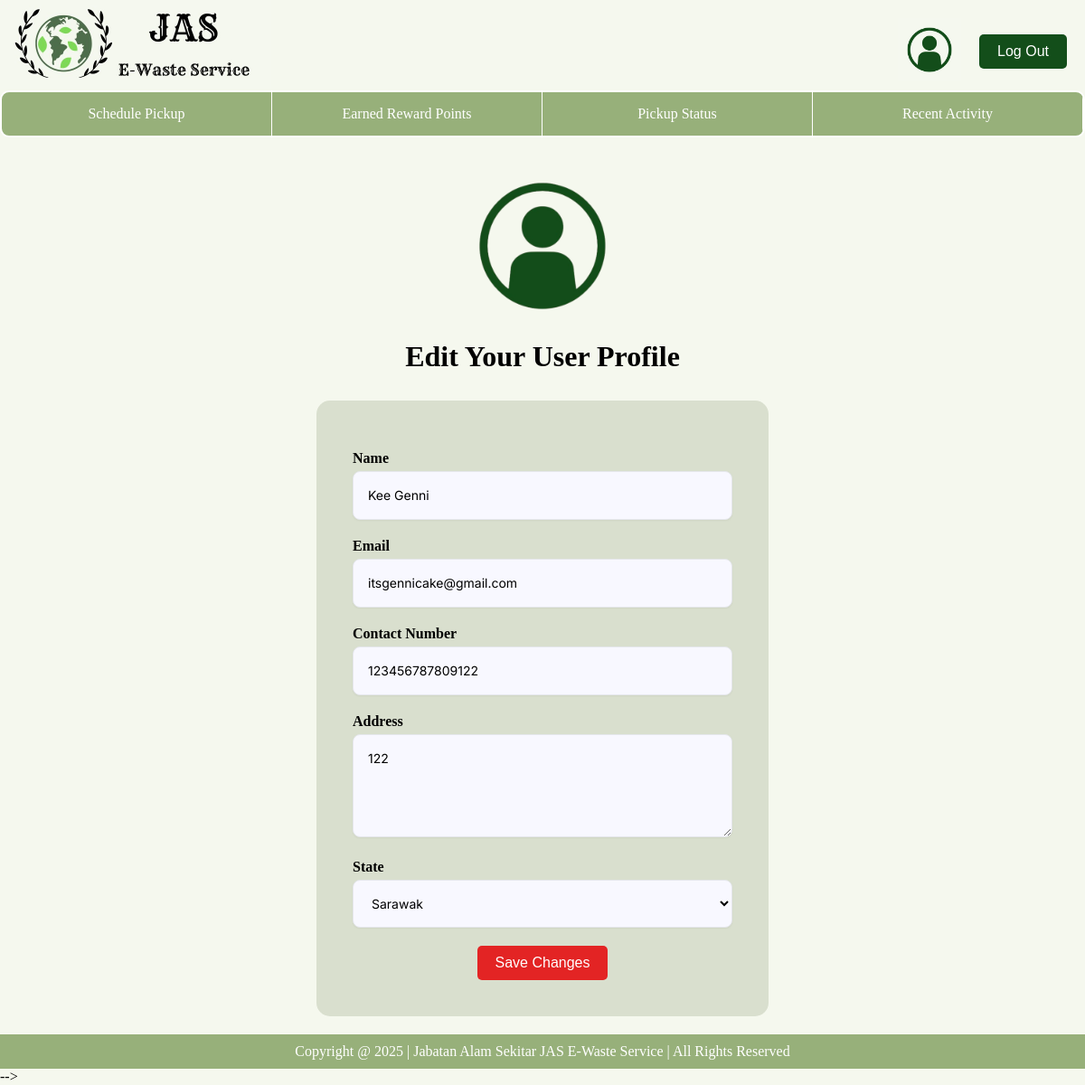
Page /customer/edit_profile/ (signed in) on the committed database.
### database/models.py (models this page shows, shortened)
class Customer (models.Model):
    customerID = models.CharField(primary_key=True, max_length=200)
    name = models.CharField(max_length=50)
    email = models.EmailField(max_length=100, unique=True)
    password = models.CharField(max_length=200)
    phoneNumber = models.IntegerField()
    address = models.TextField()
    state = models.CharField(max_length=50)
    points = models.IntegerField(blank = True, null = True, default=0)

### customer/views.py (the view, shortened to what this page needs)
# urls.py: path('edit_profile/', edit_profile, name='edit_profile'), # Edit customer profile
def edit_profile(request):
    customerID = request.session.get("user_id")
    userInfo = Customer.objects.get(customerID=customerID)
    states = ['Johor', 'Kedah', 'Kelantan', 'Kuala Lumpur', 'Labuan', 'Melaka',
              'Negeri Sembilan', 'Pahang', 'Perak', 'Perlis', 'Pulau Pinang', 'Sabah', 'Sarawak',
              'Selangor', 'Terengganu', 'Putrajaya']
    return render(request, "customer/edituserprofile-customer.html", {"profile": userInfo, "states": states})

### customer/templates/customer/edituserprofile-customer.html (shortened to what this page needs)
{% extends 'customer/base_customer.html' %}
{% load static %}
    {% block extra_css %}
        <link rel="stylesheet" href="{% static 'css/edituserprofile-customer.css' %}">
    {% endblock %}
{% block content %}
<body>
    <div class="container">
        <div class="container-top">
            <img id="user" src="{% static 'images/userprofilelogonobg.png' %}" width="200" height="200" alt="user profile logo">
            <h1>Edit Your User Profile</h1>
        </div>
        <div class="container-bottom">
            <form action="{% url 'customer:edit_profile' %}" method="post"> {% csrf_token %}
                <label>Name</label>
                <div class="input-container">
                    <input type="text" name="fullname" placeholder="Enter your full name" value="{{profile.name}}" required>
                </div>
                <label>Email</label>
                <div class="input-container">
                    <input type="email" name="email" placeholder="Enter your email address" value="{{profile.email}}" required>
                </div>
                <label>Contact Number</label>
                <div class="input-container">
                    <input type="tel" name="contact_number" placeholder="Enter your contact number" value="{{profile.phoneNumber}}" required>
                </div>
                <label>Address</label>
                <div class="input-container">
                    <textarea name="address" rows="4" cols="30" required>{{profile.address}}</textarea>
                </div>
                <label>State</label>
                <div class="input-container">
                    <select id="state" name="state" required>
                        {% for state in states %}
                            {% if profile.state == state %}
                                <option value="{{state}}" selected>{{state}}</option>
                            {% else %}
                                <option value="{{state}}">{{state}}</option>
                            {% endif %}
                        {% endfor %}
                    </select>
                </div>
                <button type="submit" id="savechanges">Save Changes</button>
            </form>
        </div>
    </div>
</body>
{% endblock %}

### customer/static/css/edituserprofile-customer.css (style rules this page uses)
body { background-color: #F5F8EE; }
.container-top { text-align: center; padding-top: 20px; margin-bottom: 30px; }
.container-bottom { display: flex; flex-direction: column; padding: 40px; background-color: #D9DFCE; max-width: 500px; margin: 0 auto; border-radius: 15px; }
.input-container { position: relative; margin-bottom: 20px; }
.input-container input, textarea, select { background-color: #f8f8ff; padding: 1rem; padding-right: 3rem; font-size: 0.875rem; line-height: 1.25rem; width: 100%; border-radius: 0.5rem; border: 1px solid #e5e7eb; box-shadow: 0 1px 2px 0 rgba(0, 0, 0, 0.05); font-family: 'Inter', sans-serif; font-size: 14px; }
label { font-weight: bold; display: block; margin-top: 15px; margin-bottom: 5px; }
#savechanges { padding: 10px 20px; background-color: #e32424; color: white; border: none; cursor: pointer; font-size: 16px; border-radius: 5px; margin: 0 auto; margin-top: 20px; max-width: 150px; display: block; }
.container { gap: 20px; margin-bottom: 20px; }

### customer/templates/customer/header-customer.html (style rules this page uses)
* { margin: 0; padding: 0; box-sizing: border-box; }
body { margin: 0; padding: 0; z-index: 1; }

### customer/templates/customer/navbar-customer.html (style rules this page uses)
body { margin: 0; padding: 0; z-index: 2; }

### rows in the picture
Customer: fullname "Kee Genni", email "itsgennicake@gmail.com", contact_number "123456787809122", address "122", state "Sarawak"
